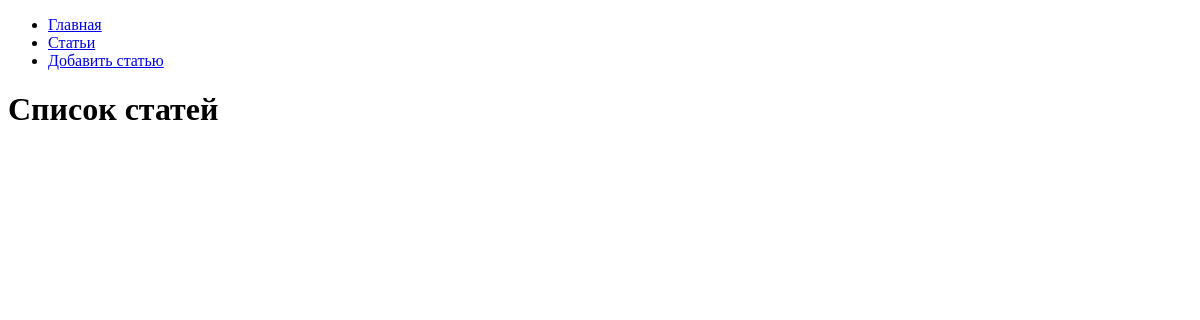
The app's page /articles/, older data.
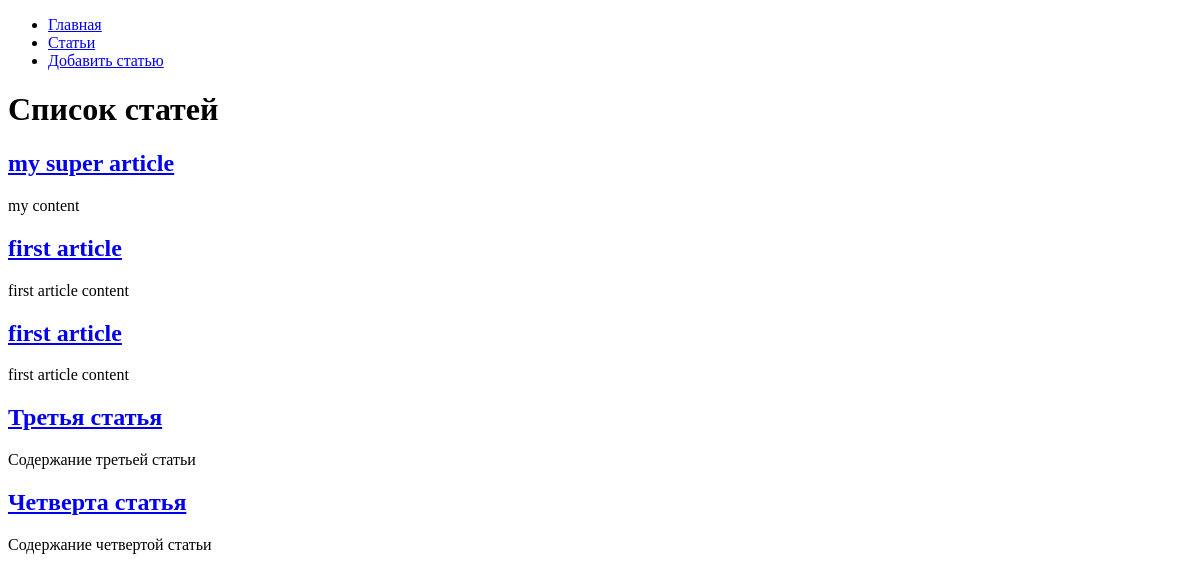
The same page, newer data.
### hexlet_django_blog/article/models.py (models this page shows, shortened)
class Article(models.Model):
    name = models.CharField(max_length=200)
    body = models.TextField()  # тело статьи
    timestamp = models.DateTimeField(auto_now_add=True)

### hexlet_django_blog/article/views.py (the view)
# urls.py: path('', views.IndexView.as_view(), name='article_index'),
class IndexView(View):
    template_name = 'articles/index.html'
    def get(self, request, *args, **kwargs):
        articles = Article.objects.all()[:15]
        return render(
            request,
            self.template_name,
            context={
                'articles': articles,
            }
        )

### hexlet_django_blog/templates/articles/index.html
{% extends "base.html" %}
{% block content %}
    <h1>Список статей</h1>
    {% for article in articles %}
        <h2><a href="{% url 'article_show' article.id %}">{{ article.name }}</a></h2>
        <div>{{ article.body|slice:":200" }}</div>
    {% endfor %}
{% endblock %}

Row changes from the older to the newer data that the page shows:
added Article: name "my super article", body "my content"
added Article: name "first article", body "first article content"
added Article: name "first article", body "first article content"
added Article: name "Третья статья", body "Содержание третьей статьи"
added Article: name "Четверта статья", body "Содержание четвертой статьи"
